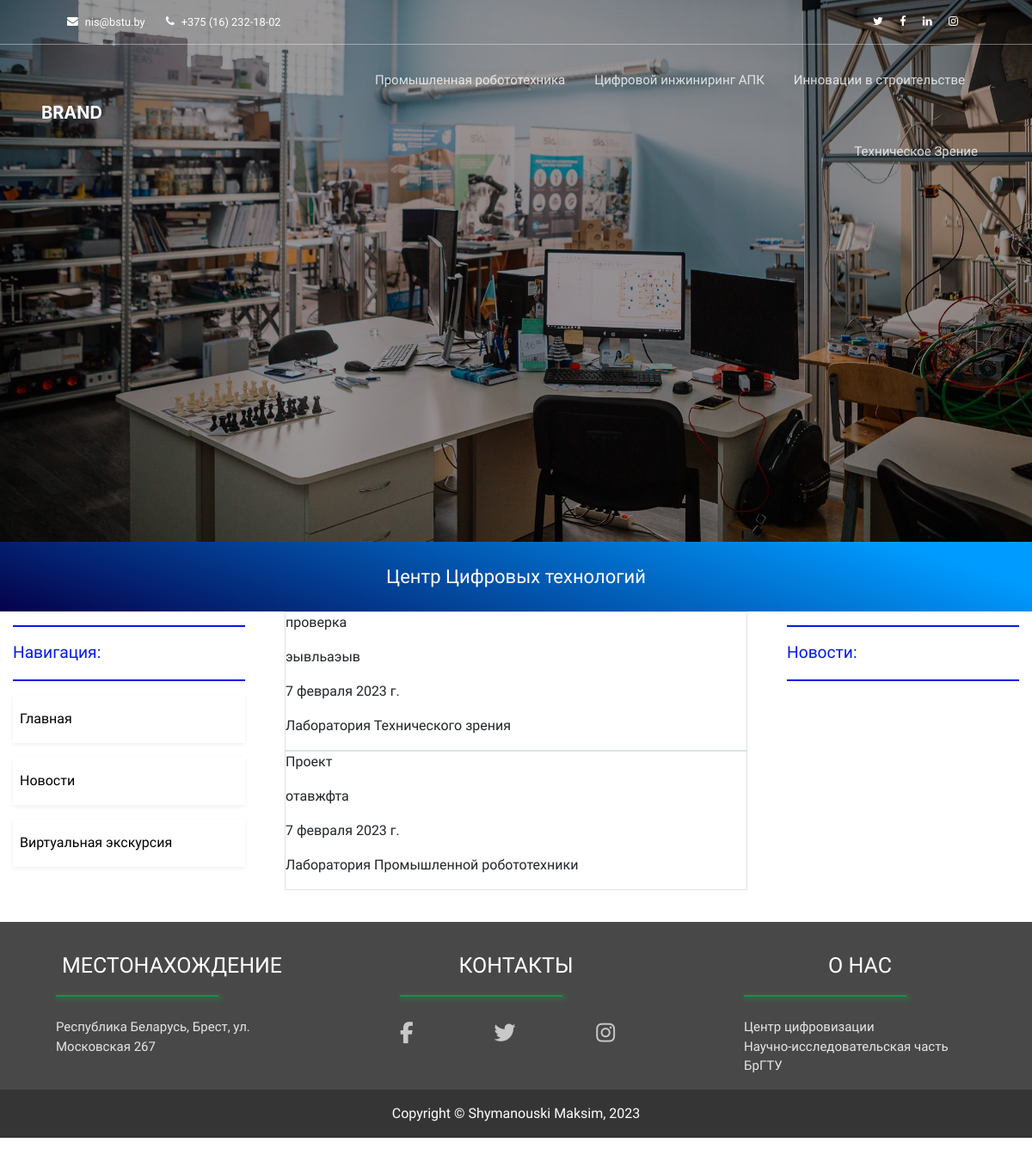
The page /cluster/projects/ on the database as committed earlier.
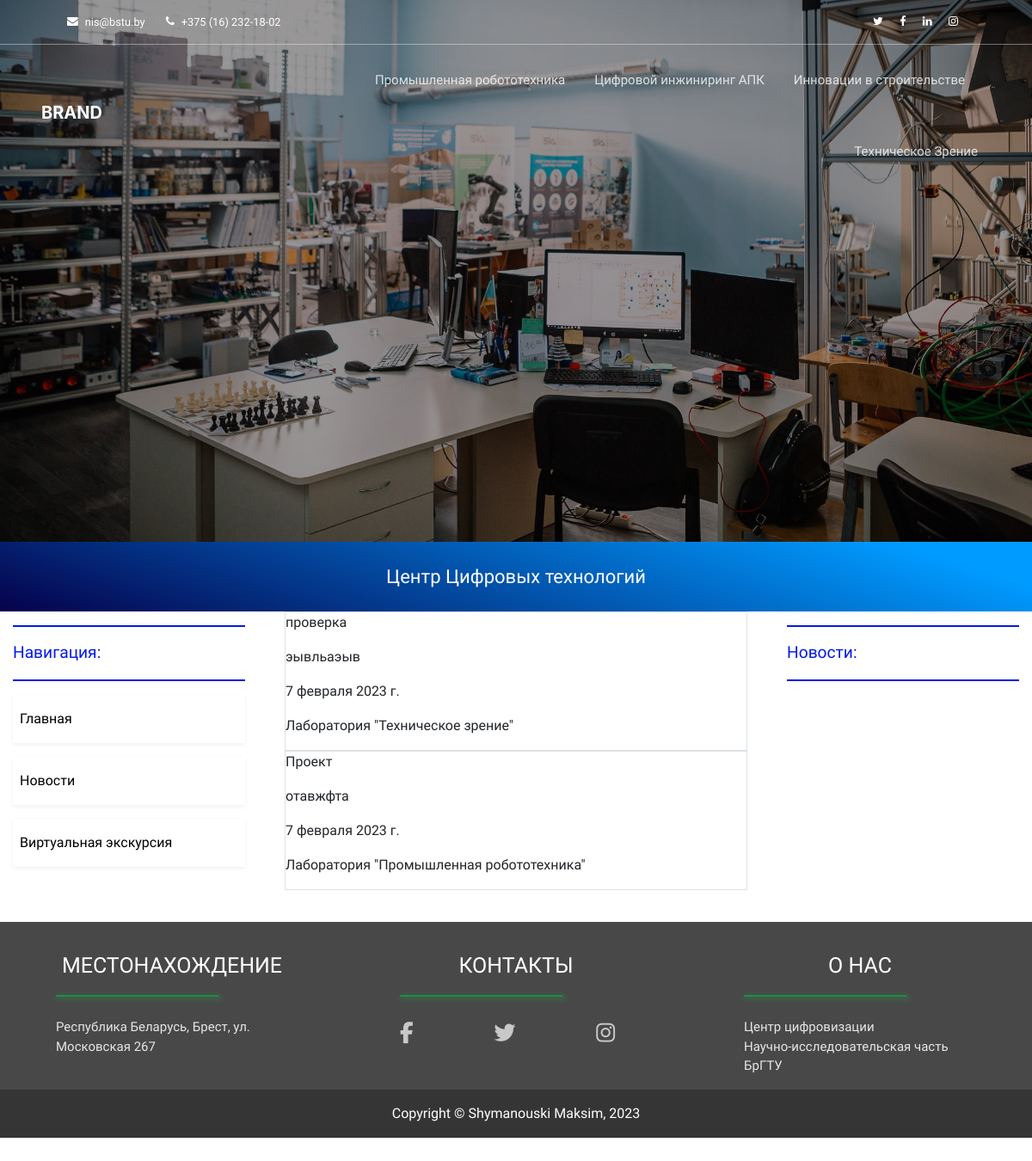
The same page on the database as committed later.
### robotics/models.py (models this page shows, shortened)
class Projects(models.Model):
    name = models.CharField(max_length=255, verbose_name="Название проекта")
    slug = models.SlugField(max_length=255, db_index=True, unique=True, verbose_name='URL', default='')
    description = RichTextUploadingField(verbose_name='Описание проекта')
    video_link = models.CharField(max_length=1000, verbose_name='Ссылка на видео', blank=True)
    time_created = models.DateField(verbose_name='Время создания')
    owner = models.ForeignKey(to=Laboratory, on_delete=models.CASCADE, verbose_name='Относится к')
    class Meta:
        verbose_name = 'Проект'
        verbose_name_plural = 'Проекты'

class Laboratory(models.Model):
    name = models.CharField(max_length=255)
    def __str__(self):
        return self.name

### cluster/views.py (the view)
# urls.py: path('projects/', ProjectsView.as_view(), name='list_projects')
class ProjectsView(CommonMixin, ListView):
    title = 'Проекты'
    model = Projects
    template_name = 'cluster/list_projects.html'

### common/views.py (called while the page is built)
    def get_context_data(self, **kwargs):
        context = super(CommonMixin, self).get_context_data(**kwargs)
        context['title'] = self.title
        return context

### cluster/templates/cluster/list_projects.html
{% extends 'cluster/cluster_base.html' %}
{% load static %}
{% block content %}
    {% for object in object_list %}
        <div class="border mx-3">
            <p>{{ object.name }}</p>
            <p>{{ object.description }}</p>
            <p>{{ object.time_created }}</p>
            <p>{{ object.owner }}</p>
        </div>
    {% endfor %}
{% endblock %}

Rows that differ between the two databases and show on the page:
changed through a linked row, Projects "проверка": owner "Лаборатория Технического зрения" → "Лаборатория \"Техническое зрение\""
changed through a linked row, Projects "Проект": owner "Лаборатория Промышленной робототехники" → "Лаборатория \"Промышленная робототехника\""
